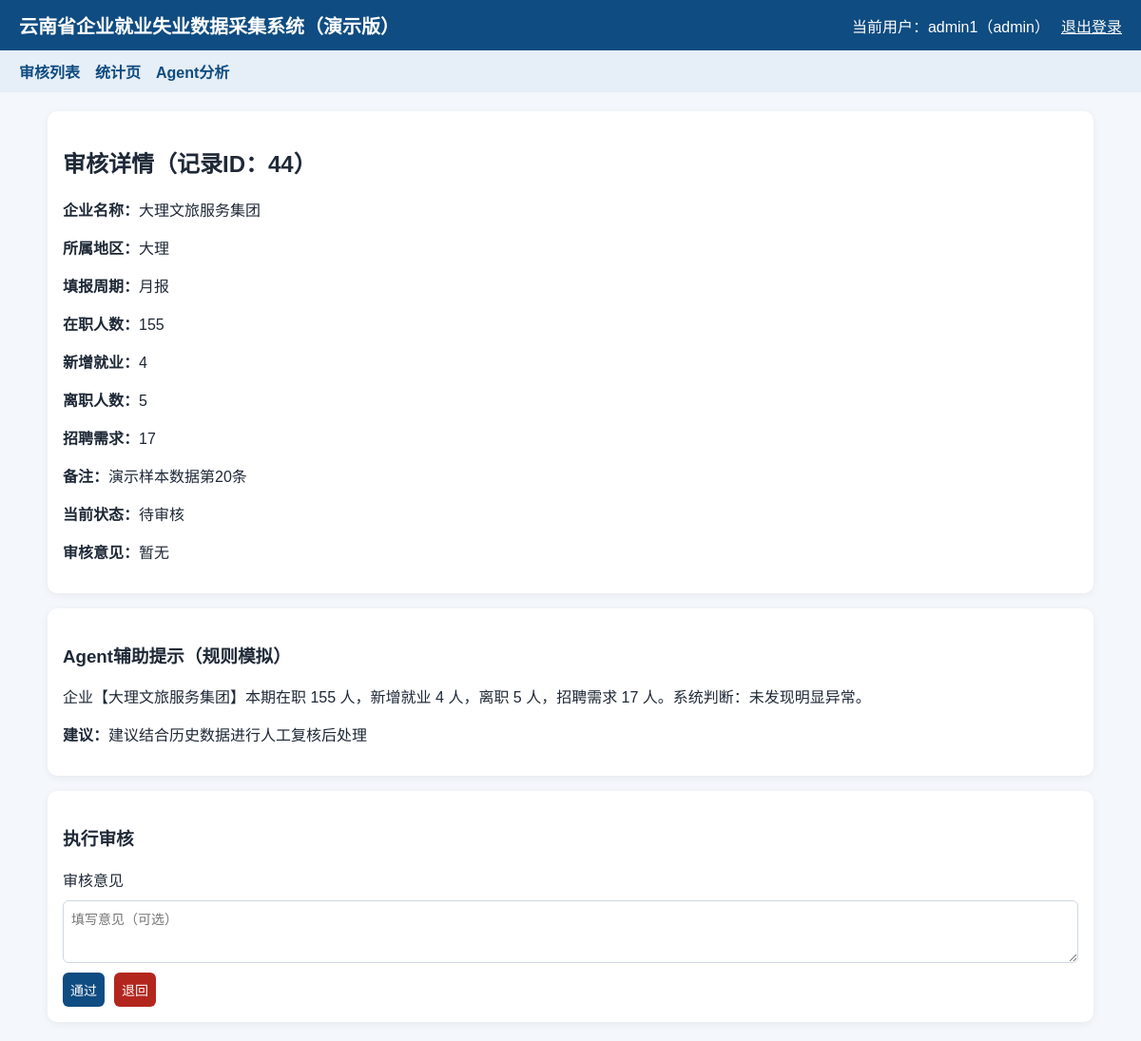
Screenshot of /review/44 (signed in) with the database file from the repository.
### tables this page shows
CREATE TABLE employment_records (
            id INTEGER PRIMARY KEY AUTOINCREMENT,
            user_id INTEGER,
            enterprise_name TEXT NOT NULL,
            region TEXT NOT NULL,
            report_type TEXT NOT NULL,
            employee_count INTEGER NOT NULL,
            new_employment INTEGER NOT NULL,
            resignation_count INTEGER NOT NULL,
            recruitment_need INTEGER NOT NULL,
            remark TEXT,
            status TEXT NOT NULL DEFAULT '待审核',
            review_comment TEXT,
            created_at TEXT NOT NULL DEFAULT CURRENT_TIMESTAMP,
            FOREIGN KEY(user_id) REFERENCES users(id)
        );

### app.py (the view, shortened to what this page needs)
@app.route("/review/<int:record_id>", methods=["GET", "POST"])
@login_required(roles=["reviewer", "admin"])
def review_detail(record_id):
    db = get_db()
    record = db.execute(
        "SELECT * FROM employment_records WHERE id = ?", (record_id,)
    ).fetchone()
    if not record:
        flash("记录不存在")
        return redirect(url_for("review_list"))
    analysis_text, suggestion_text = analyze_record(record)
    return render_template(
        "review_detail.html",
        record=record,
        analysis_text=analysis_text,
        suggestion_text=suggestion_text,
    )

### app.py (called while the page is built)
def get_db():
    if "db" not in g:
        g.db = sqlite3.connect(DATABASE)
        g.db.row_factory = sqlite3.Row
    return g.db

def login_required(roles=None):
    def decorator(func):
        @wraps(func)
        def wrapper(*args, **kwargs):
            if "user_id" not in session:
                return redirect(url_for("login"))
            if roles and session.get("role") not in roles:
                flash("无权限访问该页面")
                return redirect(url_for("home"))
            return func(*args, **kwargs)
        return wrapper
    return decorator

@app.context_processor
def inject_user():
    return {
        "session_user": {
            "username": session.get("username"),
            "role": session.get("role"),
        }
    }

### templates/review_detail.html
{% extends 'base.html' %}
{% block content %}
<div class="card">
    <h2>审核详情（记录ID：{{ record.id }}）</h2>
    <p><b>企业名称：</b>{{ record.enterprise_name }}</p>
    <p><b>所属地区：</b>{{ record.region }}</p>
    <p><b>填报周期：</b>{{ record.report_type }}</p>
    <p><b>在职人数：</b>{{ record.employee_count }}</p>
    <p><b>新增就业：</b>{{ record.new_employment }}</p>
    <p><b>离职人数：</b>{{ record.resignation_count }}</p>
    <p><b>招聘需求：</b>{{ record.recruitment_need }}</p>
    <p><b>备注：</b>{{ record.remark or '无' }}</p>
    <p><b>当前状态：</b>{{ record.status }}</p>
    <p><b>审核意见：</b>{{ record.review_comment or '暂无' }}</p>
</div>
<div class="card">
    <h3>Agent辅助提示（规则模拟）</h3>
    <p>{{ analysis_text }}</p>
    <p><b>建议：</b>{{ suggestion_text }}</p>
</div>
<div class="card">
    <h3>执行审核</h3>
    <form method="post" class="form-grid">
        <label>审核意见</label>
        <textarea name="review_comment" rows="3" placeholder="填写意见（可选）"></textarea>
        <div class="button-row">
            <button type="submit" name="action" value="approve">通过</button>
            <button type="submit" name="action" value="reject" class="danger">退回</button>
        </div>
    </form>
</div>
{% endblock %}

### static/style.css (style rules this page uses)
body { margin: 0; font-family: "Microsoft YaHei", "PingFang SC", sans-serif; background: #f4f7fb; color: #1f2937; }
.card { background: #fff; border-radius: 10px; padding: 16px; margin-bottom: 16px; box-shadow: 0 2px 8px rgba(0, 0, 0, 0.06); }
.form-grid { display: grid; gap: 10px; }
input, select, textarea, button { padding: 8px; border: 1px solid #cfd8e3; border-radius: 6px; font-size: 14px; }
button { background: #0f4c81; color: #fff; border: none; cursor: pointer; }
button.danger { background: #b3261e; }
.button-row { display: flex; gap: 10px; }

### rows the page displays
employment_records: id "44", enterprise_name "大理文旅服务集团", region "大理", report_type "月报", employee_count "155", new_employment "4", resignation_count "5", recruitment_need "17", remark "演示样本数据第20条", status "待审核", review_comment "暂无"

### other values shown
{{ session_user.username }} "admin1"
{{ session_user.role }} "admin"
{{ analysis_text }} "企业【大理文旅服务集团】本期在职 155 人，新增就业 4 人，离职 5 人，招聘需求 17 人。系统判断：未发现明显异常。"
{{ suggestion_text }} "建议结合历史数据进行人工复核后处理"
